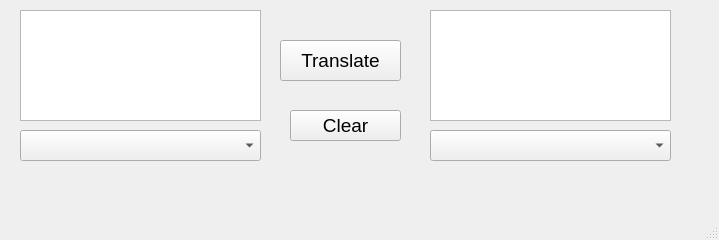
<?xml version="1.0" encoding="UTF-8"?>
<ui version="4.0">
 <class>MainWindow</class>
 <widget class="QMainWindow" name="MainWindow">
  <property name="geometry">
   <rect>
    <x>0</x>
    <y>0</y>
    <width>719</width>
    <height>240</height>
   </rect>
  </property>
  <property name="windowTitle">
   <string>Translate</string>
  </property>
  <widget class="QWidget" name="centralwidget">
   <widget class="QPushButton" name="pushButton">
    <property name="geometry">
     <rect>
      <x>280</x>
      <y>40</y>
      <width>121</width>
      <height>41</height>
     </rect>
    </property>
    <property name="font">
     <font>
      <pointsize>14</pointsize>
     </font>
    </property>
    <property name="text">
     <string>Translate</string>
    </property>
   </widget>
   <widget class="QPushButton" name="pushButton_2">
    <property name="geometry">
     <rect>
      <x>290</x>
      <y>110</y>
      <width>111</width>
      <height>31</height>
     </rect>
    </property>
    <property name="font">
     <font>
      <pointsize>14</pointsize>
     </font>
    </property>
    <property name="text">
     <string>Clear</string>
    </property>
   </widget>
   <widget class="QTextEdit" name="textEdit">
    <property name="geometry">
     <rect>
      <x>20</x>
      <y>10</y>
      <width>241</width>
      <height>111</height>
     </rect>
    </property>
    <property name="font">
     <font>
      <pointsize>14</pointsize>
     </font>
    </property>
   </widget>
   <widget class="QComboBox" name="comboBox">
    <property name="geometry">
     <rect>
      <x>20</x>
      <y>130</y>
      <width>241</width>
      <height>31</height>
     </rect>
    </property>
   </widget>
   <widget class="QComboBox" name="comboBox_2">
    <property name="geometry">
     <rect>
      <x>430</x>
      <y>130</y>
      <width>241</width>
      <height>31</height>
     </rect>
    </property>
   </widget>
   <widget class="QTextEdit" name="textEdit_2">
    <property name="geometry">
     <rect>
      <x>430</x>
      <y>10</y>
      <width>241</width>
      <height>111</height>
     </rect>
    </property>
    <property name="font">
     <font>
      <pointsize>14</pointsize>
     </font>
    </property>
   </widget>
  </widget>
  <widget class="QMenuBar" name="menubar">
   <property name="geometry">
    <rect>
     <x>0</x>
     <y>0</y>
     <width>719</width>
     <height>26</height>
    </rect>
   </property>
  </widget>
  <widget class="QStatusBar" name="statusbar"/>
 </widget>
 <resources/>
 <connections/>
</ui>
